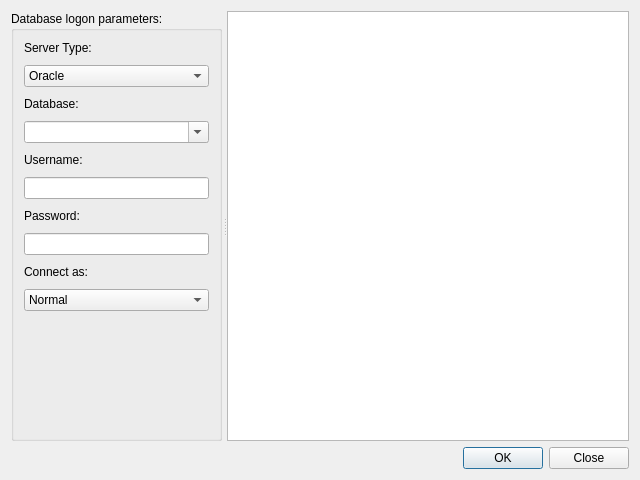
<?xml version="1.0" encoding="UTF-8"?>
<ui version="4.0">
 <class>ctool</class>
 <widget class="QDialog" name="ctool">
  <property name="geometry">
   <rect>
    <x>0</x>
    <y>0</y>
    <width>640</width>
    <height>480</height>
   </rect>
  </property>
  <property name="minimumSize">
   <size>
    <width>300</width>
    <height>120</height>
   </size>
  </property>
  <property name="windowTitle">
   <string>Connect to Database</string>
  </property>
  <layout class="QVBoxLayout" name="verticalLayout">
   <item>
    <widget class="QSplitter" name="splitter">
     <property name="orientation">
      <enum>Qt::Horizontal</enum>
     </property>
     <property name="handleWidth">
      <number>5</number>
     </property>
     <widget class="QGroupBox" name="groupBox">
      <property name="title">
       <string>Database logon parameters:</string>
      </property>
      <layout class="QVBoxLayout" name="VLayout_groupBox">
       <property name="spacing">
        <number>10</number>
       </property>
       <property name="leftMargin">
        <number>10</number>
       </property>
       <property name="topMargin">
        <number>10</number>
       </property>
       <property name="rightMargin">
        <number>10</number>
       </property>
       <property name="bottomMargin">
        <number>10</number>
       </property>
       <item>
        <widget class="QLabel" name="lblSrvType">
         <property name="text">
          <string>Server Type:</string>
         </property>
        </widget>
       </item>
       <item>
        <widget class="QComboBox" name="cmbbox_SrvType">
         <property name="toolTip">
          <string>Allow you to select server type</string>
         </property>
         <property name="statusTip">
          <string>Allow you to select server type</string>
         </property>
         <property name="whatsThis">
          <string>Allow you to select server type</string>
         </property>
         <property name="currentText">
          <string>Oracle</string>
         </property>
         <property name="currentIndex">
          <number>0</number>
         </property>
         <item>
          <property name="text">
           <string extracomment="One of server types">Oracle</string>
          </property>
         </item>
         <item>
          <property name="text">
           <string extracomment="One of server types">Postgre</string>
          </property>
         </item>
         <item>
          <property name="text">
           <string extracomment="One of server types">MySQL</string>
          </property>
         </item>
        </widget>
       </item>
       <item>
        <widget class="QLabel" name="lblDatabase">
         <property name="text">
          <string>Database:</string>
         </property>
        </widget>
       </item>
       <item>
        <widget class="QComboBox" name="cmbbox_Database">
         <property name="toolTip">
          <string>Allow you to select database, SID and so on</string>
         </property>
         <property name="statusTip">
          <string>Allow you to select database, SID and so on</string>
         </property>
         <property name="whatsThis">
          <string>Allow you to select database, SID and so on</string>
         </property>
         <property name="editable">
          <bool>true</bool>
         </property>
        </widget>
       </item>
       <item>
        <widget class="QLabel" name="lblUsername">
         <property name="text">
          <string>Username:</string>
         </property>
        </widget>
       </item>
       <item>
        <widget class="QLineEdit" name="leUsername">
         <property name="toolTip">
          <string>This username will be used to connect with database</string>
         </property>
         <property name="statusTip">
          <string>This username will be used to connect with database</string>
         </property>
         <property name="whatsThis">
          <string>This username will be used to connect with database</string>
         </property>
         <property name="maxLength">
          <number>32</number>
         </property>
         <property name="clearButtonEnabled">
          <bool>true</bool>
         </property>
        </widget>
       </item>
       <item>
        <widget class="QLabel" name="lblPassword">
         <property name="text">
          <string>Password:</string>
         </property>
        </widget>
       </item>
       <item>
        <widget class="QLineEdit" name="lePassword">
         <property name="echoMode">
          <enum>QLineEdit::Password</enum>
         </property>
         <property name="clearButtonEnabled">
          <bool>true</bool>
         </property>
        </widget>
       </item>
       <item>
        <widget class="QLabel" name="lblConnAs">
         <property name="text">
          <string>Connect as:</string>
         </property>
        </widget>
       </item>
       <item>
        <widget class="QComboBox" name="cmbbox_ConnAs">
         <property name="toolTip">
          <string>Set the connection mode</string>
         </property>
         <property name="statusTip">
          <string>Set the connection mode</string>
         </property>
         <property name="whatsThis">
          <string>Set the connection mode</string>
         </property>
         <property name="currentText">
          <string>Normal</string>
         </property>
         <item>
          <property name="text">
           <string notr="true">Normal</string>
          </property>
         </item>
         <item>
          <property name="text">
           <string notr="true">SYSDBA</string>
          </property>
         </item>
         <item>
          <property name="text">
           <string notr="true">SYSOPER</string>
          </property>
         </item>
        </widget>
       </item>
       <item>
        <spacer name="verticalSpacer">
         <property name="orientation">
          <enum>Qt::Vertical</enum>
         </property>
         <property name="sizeHint" stdset="0">
          <size>
           <width>20</width>
           <height>40</height>
          </size>
         </property>
        </spacer>
       </item>
      </layout>
     </widget>
     <widget class="QTreeWidget" name="twLogonHist">
      <property name="toolTip">
       <string>List with saved connections</string>
      </property>
      <property name="statusTip">
       <string>List with saved connections</string>
      </property>
      <property name="whatsThis">
       <string>List with saved connections</string>
      </property>
      <property name="showDropIndicator" stdset="0">
       <bool>true</bool>
      </property>
      <property name="headerHidden">
       <bool>true</bool>
      </property>
      <attribute name="headerVisible">
       <bool>false</bool>
      </attribute>
      <column>
       <property name="text">
        <string notr="true">1</string>
       </property>
      </column>
     </widget>
    </widget>
   </item>
   <item>
    <widget class="QDialogButtonBox" name="buttonBox">
     <property name="orientation">
      <enum>Qt::Horizontal</enum>
     </property>
     <property name="standardButtons">
      <set>QDialogButtonBox::Close|QDialogButtonBox::Ok</set>
     </property>
     <property name="centerButtons">
      <bool>false</bool>
     </property>
    </widget>
   </item>
  </layout>
 </widget>
 <resources/>
 <connections>
  <connection>
   <sender>buttonBox</sender>
   <signal>rejected()</signal>
   <receiver>ctool</receiver>
   <slot>reject()</slot>
   <hints>
    <hint type="sourcelabel">
     <x>316</x>
     <y>260</y>
    </hint>
    <hint type="destinationlabel">
     <x>286</x>
     <y>274</y>
    </hint>
   </hints>
  </connection>
  <connection>
   <sender>buttonBox</sender>
   <signal>accepted()</signal>
   <receiver>ctool</receiver>
   <slot>accept()</slot>
   <hints>
    <hint type="sourcelabel">
     <x>248</x>
     <y>254</y>
    </hint>
    <hint type="destinationlabel">
     <x>157</x>
     <y>274</y>
    </hint>
   </hints>
  </connection>
 </connections>
</ui>
